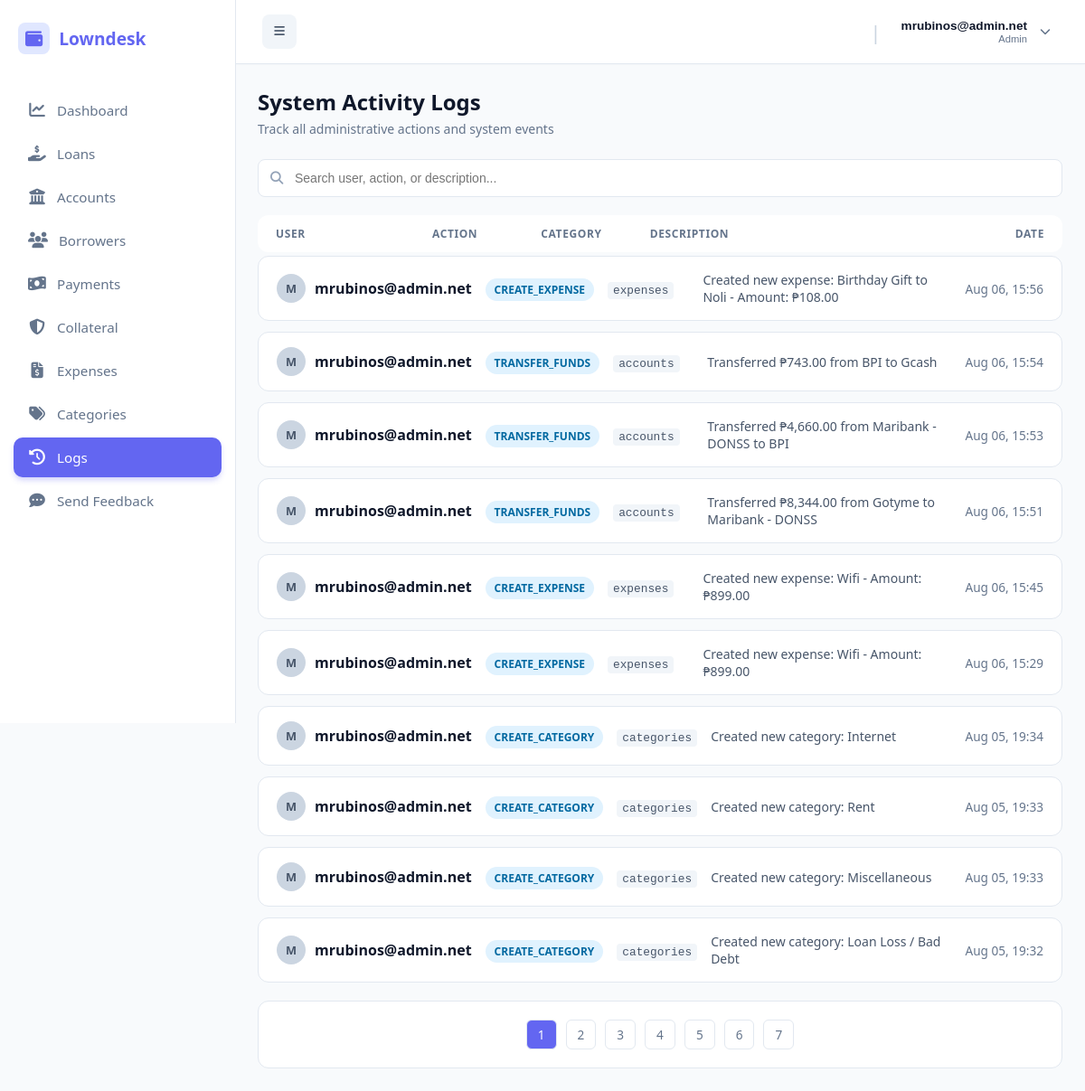
/public/index.php?url=activitylogs/index (signed in), run on an earlier commit of the app's database.
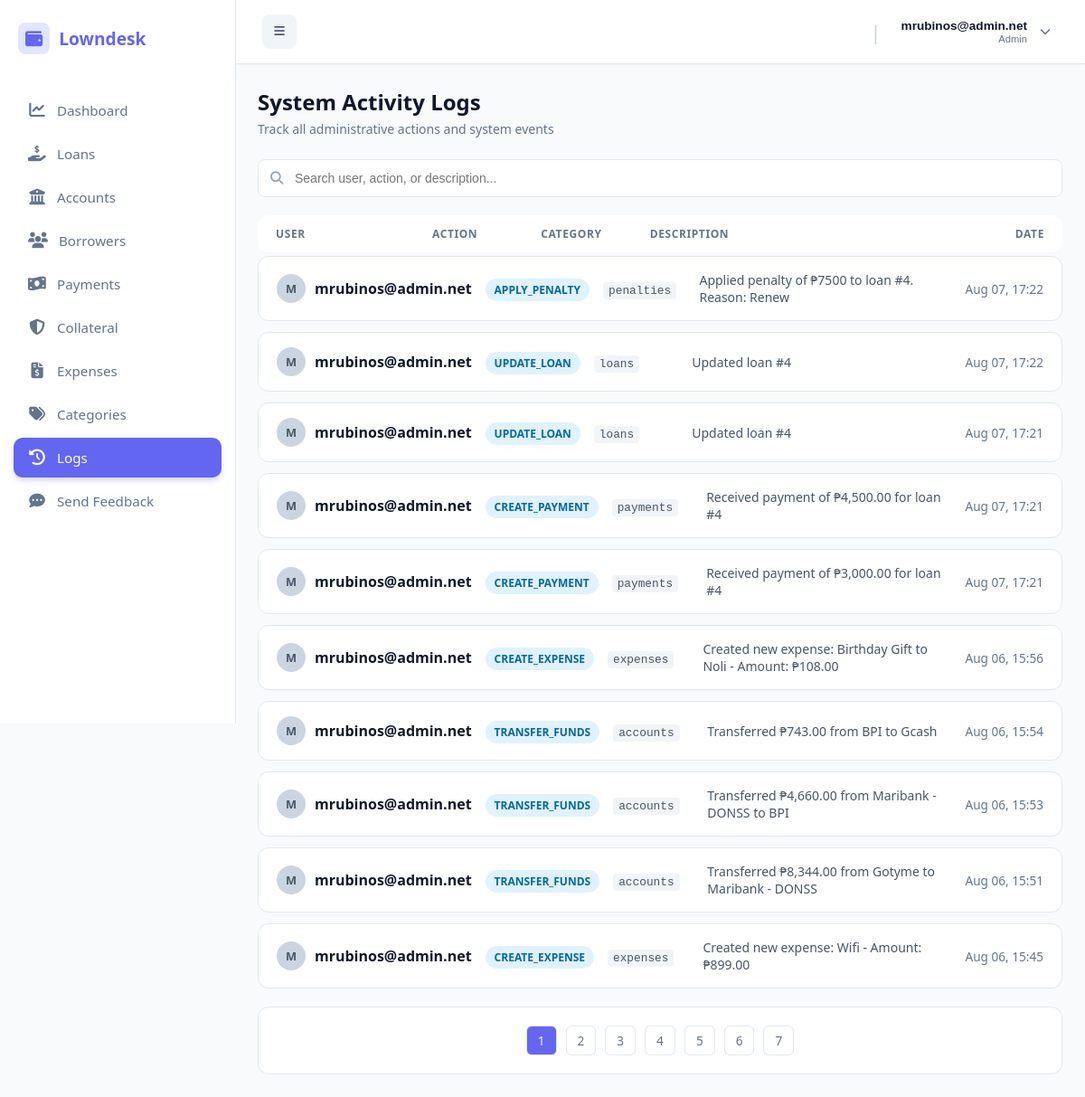
And on a later commit of the database.
### tables this page shows
CREATE TABLE `activity_logs` (
  `id` int(11) NOT NULL,
  `company_id` int(11) NOT NULL,
  `user_id` int(11) NOT NULL,
  `action` varchar(50) NOT NULL,
  `table_name` varchar(50) DEFAULT NULL,
  `record_id` int(11) DEFAULT NULL,
  `description` text DEFAULT NULL,
  `ip_address` varchar(45) DEFAULT NULL,
  `created_at` timestamp NOT NULL DEFAULT current_timestamp()
);

CREATE TABLE `users` (
  `id` int(11) NOT NULL,
  `company_id` int(11) NOT NULL,
  `username` varchar(50) NOT NULL,
  `password` varchar(255) NOT NULL,
  `role` varchar(30) DEFAULT 'admin',
  `created_at` timestamp NOT NULL DEFAULT current_timestamp(),
  `status` tinyint(1) DEFAULT 1
);

### app/controllers/ActivityLogsController.php (called while the page is built, shortened)
<?php
require_once __DIR__ . '/../models/ActivityLog.php';
class ActivitylogsController {
    private $activityModel;
    public function __construct() {
        $this->activityModel = new ActivityLog();
    }
    public function index() {
        $company_id = $_SESSION['user']['company_id'];
        $limit = 10;
        $page = isset($_GET['page']) && (int)$_GET['page'] > 0 ? (int)$_GET['page'] : 1;
        $offset = ($page - 1) * $limit;
        $totalLogs = $this->activityModel->countByCompany($company_id);
        $totalPages = ceil($totalLogs / $limit);
        $logs = $this->activityModel->getPaginatedByCompany($company_id, $limit, $offset);
        require_once __DIR__ . '/../views/admin/activitylogs/index.php';
    }
}

### public/index.php (called while the page is built, shortened)
<?php
require_once __DIR__ . "/../app/core/Database.php";
require_once __DIR__ . "/../app/core/Model.php";
$init = new App();

### app/core/Database.php (called while the page is built)
<?php
class Database {
    private static $host = "localhost";
    private static $port = "3306";
    private static $db   = "loan_saas_db";
    private static $user = "root";
    private static $pass = "";
    public static function getConnection() {
        try {
            $conn = new PDO(
                "mysql:host=" . self::$host . ";port=" . self::$port . ";dbname=" . self::$db,
                self::$user,
                self::$pass
            );
            $conn->setAttribute(PDO::ATTR_ERRMODE, PDO::ERRMODE_EXCEPTION);
            $conn->setAttribute(PDO::ATTR_DEFAULT_FETCH_MODE, PDO::FETCH_ASSOC);
            return $conn;
        } catch (Exception $e) {
            die("Database connection failed: " . $e->getMessage());
        }
    }
}

### app/core/Model.php (called while the page is built, shortened)
<?php
require_once __DIR__ . "/Database.php";
class Model {
    public function __construct() {
        $this->conn = Database::getConnection();
    }
}

### app/models/ActivityLog.php (called while the page is built, shortened)
<?php
require_once __DIR__ . '/../core/Model.php';
class ActivityLog extends Model {
    public function countByCompany($company_id) {
        $stmt = $this->conn->prepare("SELECT COUNT(*) FROM activity_logs WHERE company_id = ?");
        $stmt->execute([$company_id]);
        return $stmt->fetchColumn();
    }
    public function getPaginatedByCompany($company_id, $limit, $offset) {
        $stmt = $this->conn->prepare("
            SELECT l.*, u.username
            FROM activity_logs l
            JOIN users u ON l.user_id = u.id
            WHERE l.company_id = ?
            ORDER BY l.created_at DESC
            LIMIT ? OFFSET ?
        ");
        $stmt->bindValue(1, (int)$company_id, PDO::PARAM_INT);
        $stmt->bindValue(2, (int)$limit, PDO::PARAM_INT);
        $stmt->bindValue(3, (int)$offset, PDO::PARAM_INT);
        $stmt->execute();
        return $stmt->fetchAll(PDO::FETCH_ASSOC);
    }
}

### app/views/admin/activitylogs/index.php (the view, shortened to what the changed rows need)
<?php require_once dirname(__DIR__, 2) . '/layouts/header.php'; ?>
<div class="page-container">
    <div class="page-header">
        <div>
            <h1 class="page-title">System Activity Logs</h1>
        </div>
    </div>
    <div class="log-list">
        <?php if (empty($logs)): ?>
            <div style="padding: 40px; text-align: center; color: #94a3b8; background: #ffffff; border: 1px solid #e2e8f0; border-radius: 12px;">No recent activities found.</div>
        <?php else: ?>
            <?php foreach ($logs as $log): ?>
                <div class="log-row log-item"
                     data-username="<?= strtolower(htmlspecialchars($log['username'])) ?>"
                     data-action="<?= strtolower(htmlspecialchars($log['action'])) ?>"
                     data-table="<?= strtolower(htmlspecialchars($log['table_name'])) ?>"
                     data-description="<?= strtolower(htmlspecialchars($log['description'])) ?>">
                    <div data-label="User" style="display: flex; align-items: center;">
                        <div style="display: flex; align-items: center; width: 100%;">
                            <div class="avatar-mini"><?= strtoupper(substr($log['username'], 0, 1)) ?></div>
                            <strong style="color: #0f172a;"><?= htmlspecialchars($log['username']) ?></strong>
                        </div>
                    </div>
                    <div data-label="Action">
                        <span class="badge-info"><?= htmlspecialchars($log['action']) ?></span>
                    </div>
                    <div data-label="Category"><code style="color: #475569; background: #f1f5f9; padding: 2px 6px; border-radius: 4px; font-size: 0.8rem;"><?= htmlspecialchars($log['table_name']) ?></code></div>
                    <div data-label="Description" style="color: #475569; font-size: 0.875rem;"><?= htmlspecialchars($log['description']) ?></div>
                    <div data-label="Date" style="text-align: right;">
                        <span style="font-size: 0.85rem; color: #64748b;">
                            <?= date('M d, H:i', strtotime($log['created_at'])) ?>
                        </span>
                    </div>
                </div>
            <?php endforeach; ?>
        <?php endif; ?>
        <?php if ($totalPages > 1): ?>
            <div style="padding: 20px; display: flex; justify-content: center; gap: 10px; background: #ffffff; border: 1px solid #e2e8f0; border-radius: 12px; margin-top: 20px;">
                <?php for ($i = 1; $i <= $totalPages; $i++): ?>
                    <a href="?url=activitylogs/index&page=<?= $i ?>"
                       style="padding: 6px 12px; border-radius: 6px; text-decoration: none;
                              background: <?= ($i == $page) ? '#6366f1' : '#fff' ?>;
                              color: <?= ($i == $page) ? '#fff' : '#64748b' ?>;
                              border: 1px solid #e2e8f0; font-size: 0.85rem;">
                        <?= $i ?>
                    </a>
                <?php endfor; ?>
            </div>
        <?php endif; ?>
    </div>
</div>
<?php require_once dirname(__DIR__, 2) . '/layouts/footer.php'; ?>

### app/views/layouts/header.php (shortened to what the changed rows need)
<?php
$current_url = $_GET['url'] ?? '';
$userRole = $_SESSION['user']['role'] ?? '';
?>
<!DOCTYPE html>
<html lang="en">
<head>
    <link rel="stylesheet" href="https://cdnjs.cloudflare.com/ajax/libs/font-awesome/6.4.0/css/all.min.css">
</head>
<body>
<aside class="sidebar">
    <ul class="sidebar-menu">
       <?php
        $menuItems = [];
        if ($userRole === 'superadmin') {
            $menuItems = [
                                ['url' => 'superadmin/dashboard', 'icon' => 'fa-chart-line', 'label' => 'Admin Dashboard'],
                ['url' => 'feedback/index', 'icon' => 'fa-inbox', 'label' => 'User Messages'],
                ['url' => 'admin/index', 'icon' => 'fa-building', 'label' => 'Companies'],
                ['url' => 'superadmin/listAdmins', 'icon' => 'fa-user-shield', 'label' => 'Admin List'],
                ['url' => 'superadmin/approvals', 'icon' => 'fa-chart-line', 'label' => 'Registration Requests']
            ];
        } elseif ($userRole === 'admin') {
            $menuItems = [
                ['url' => 'dashboard/index', 'icon' => 'fa-chart-line', 'label' => 'Dashboard'],
                ['url' => 'loan/index', 'icon' => 'fa-hand-holding-dollar', 'label' => 'Loans'],
                ['url' => 'account/index', 'icon' => 'fa-building-columns', 'label' => 'Accounts'],
                ['url' => 'borrower/index', 'icon' => 'fa-users', 'label' => 'Borrowers'],
                ['url' => 'payment/index', 'icon' => 'fa-money-bill-wave', 'label' => 'Payments'],
                ['url' => 'collateral/index', 'icon' => 'fa-shield-halved', 'label' => 'Collateral'],
                ['url' => 'expense/index', 'icon' => 'fa-file-invoice-dollar', 'label' => 'Expenses'],
                ['url' => 'category/index', 'icon' => 'fa-tags', 'label' => 'Categories'],
                ['url' => 'activitylogs/index', 'icon' => 'fa-clock-rotate-left', 'label' => 'Logs'],
                ['url' => 'feedback/create', 'icon' => 'fa-comment-dots', 'label' => 'Send Feedback'],
            ];
        }
        foreach ($menuItems as $item) {
            $active = ($current_url === $item['url']) ? 'active' : '';
            echo "<li class='menu-item $active'>
                    <a href='/loansaas/public/index.php?url={$item['url']}' title='{$item['label']}'>
                        <i class='fas {$item['icon']}'></i>
                        <span>{$item['label']}</span>
                    </a>
                  </li>";
        }
        ?>
    </ul>
</aside>
<div class="main-wrapper">
    <main class="main-content">

What changed in the data, as far as the page shows it:
no longer on this page (row unchanged): activity_logs: user.username "M", user.username "mrubinos@admin.net", action "CREATE_EXPENSE", table_name "expenses", description "Created new expense: Wifi - Amount: ₱899.00", created_at "Aug 06, 15:29"
no longer on this page (row unchanged): activity_logs: user.username "M", user.username "mrubinos@admin.net", action "CREATE_CATEGORY", table_name "categories", description "Created new category: Internet", created_at "Aug 05, 19:34"
no longer on this page (row unchanged): activity_logs: user.username "M", user.username "mrubinos@admin.net", action "CREATE_CATEGORY", table_name "categories", description "Created new category: Rent", created_at "Aug 05, 19:33"
no longer on this page (row unchanged): activity_logs: user.username "M", user.username "mrubinos@admin.net", action "CREATE_CATEGORY", table_name "categories", description "Created new category: Miscellaneous", created_at "Aug 05, 19:33"
no longer on this page (row unchanged): activity_logs: user.username "M", user.username "mrubinos@admin.net", action "CREATE_CATEGORY", table_name "categories", description "Created new category: Loan Loss / Bad Debt", created_at "Aug 05, 19:32"
added activity_logs: user.username "M", user.username "mrubinos@admin.net", action "APPLY_PENALTY", table_name "penalties", description "Applied penalty of ₱7500 to loan #4. Reason: Renew", created_at "Aug 07, 17:22"
added activity_logs: user.username "M", user.username "mrubinos@admin.net", action "UPDATE_LOAN", table_name "loans", description "Updated loan #4", created_at "Aug 07, 17:22"
added activity_logs: user.username "M", user.username "mrubinos@admin.net", action "UPDATE_LOAN", table_name "loans", description "Updated loan #4", created_at "Aug 07, 17:21"
added activity_logs: user.username "M", user.username "mrubinos@admin.net", action "CREATE_PAYMENT", table_name "payments", description "Received payment of ₱4,500.00 for loan #4", created_at "Aug 07, 17:21"
added activity_logs: user.username "M", user.username "mrubinos@admin.net", action "CREATE_PAYMENT", table_name "payments", description "Received payment of ₱3,000.00 for loan #4", created_at "Aug 07, 17:21"
